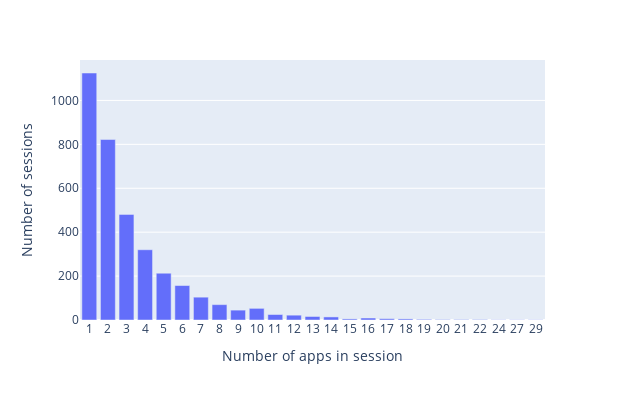

Notebook cell for this chart:
### Code cell
fig = px.bar(x=session_lengths_293.index.values, y = session_lengths_293.values,width=625,height=400)
fig.update_layout(
    xaxis_title="Number of apps in session",
    yaxis_title="Number of sessions")
fig.update_xaxes(type='category')

### Figure 1 — Plotly figure (JSON) as saved in the notebook; plotly's stock layout.template omitted (floating-point values rounded to 4 significant figures)
{"data": [{"alignmentgroup": "True", "hovertemplate": "x=%{x}<br>y=%{y}<extra></extra>", "legendgroup": "", "marker": {"color": "#636efa", "pattern": {"shape": ""}}, "name": "", "offsetgroup": "", "orientation": "v", "showlegend": false, "textposition": "auto", "type": "bar", "x": [1, 2, 3, 4, 5, 6, 7, 8, 9, 10, 11, 12, 13, 14, 15, 16, 17, 18, 19, 20, 21, 22, 24, 27, 29], "xaxis": "x", "y": [1125, 822, 481, 320, 213, 157, 104, 70, 45, 53, 25, 22, 16, 14, 5, 9, 6, 5, 3, 2, 2, 2, 1, 1, 1], "yaxis": "y"}], "layout": {"barmode": "relative", "height": 400, "legend": {"tracegroupgap": 0}, "margin": {"t": 60}, "width": 625, "xaxis": {"anchor": "y", "autorange": true, "domain": [0, 1], "range": [-0.5, 24.5], "title": {"text": "Number of apps in session"}, "type": "category"}, "yaxis": {"anchor": "x", "autorange": true, "domain": [0, 1], "range": [0, 1184.0], "title": {"text": "Number of sessions"}, "type": "linear"}}}
